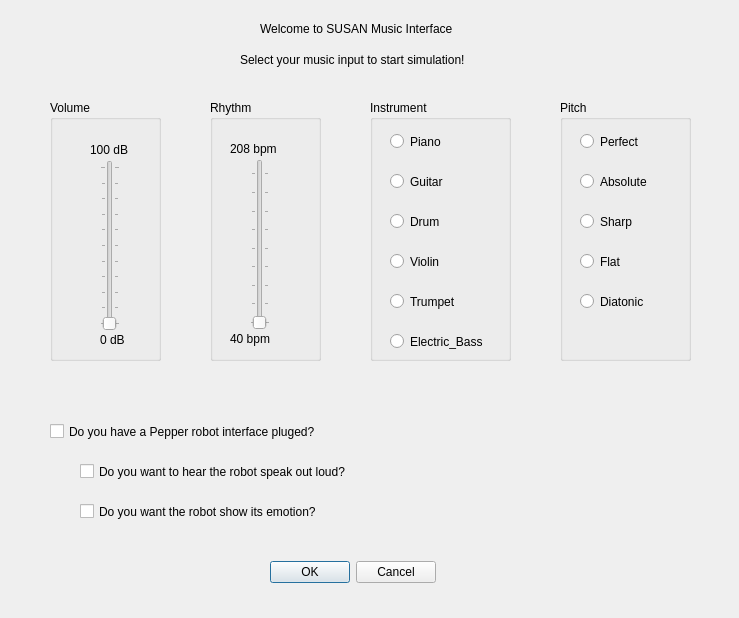
<?xml version="1.0" encoding="UTF-8"?>
<ui version="4.0">
 <class>MainWindows</class>
 <widget class="QMainWindow" name="MainWindows">
  <property name="geometry">
   <rect>
    <x>0</x>
    <y>0</y>
    <width>739</width>
    <height>618</height>
   </rect>
  </property>
  <property name="windowTitle">
   <string>S.U.S.A.N. Interface</string>
  </property>
  <widget class="QWidget" name="centralwidget">
   <widget class="QDialogButtonBox" name="buttonBox">
    <property name="geometry">
     <rect>
      <x>270</x>
      <y>560</y>
      <width>166</width>
      <height>25</height>
     </rect>
    </property>
    <property name="standardButtons">
     <set>QDialogButtonBox::Cancel|QDialogButtonBox::Ok</set>
    </property>
   </widget>
   <widget class="QGroupBox" name="box_instrument">
    <property name="geometry">
     <rect>
      <x>370</x>
      <y>100</y>
      <width>141</width>
      <height>261</height>
     </rect>
    </property>
    <property name="title">
     <string>Instrument</string>
    </property>
    <property name="flat">
     <bool>false</bool>
    </property>
    <property name="checkable">
     <bool>false</bool>
    </property>
    <widget class="QRadioButton" name="piano_button">
     <property name="geometry">
      <rect>
       <x>20</x>
       <y>30</y>
       <width>112</width>
       <height>23</height>
      </rect>
     </property>
     <property name="text">
      <string>Piano</string>
     </property>
    </widget>
    <widget class="QRadioButton" name="guitar_button">
     <property name="geometry">
      <rect>
       <x>20</x>
       <y>70</y>
       <width>112</width>
       <height>23</height>
      </rect>
     </property>
     <property name="text">
      <string>Guitar</string>
     </property>
    </widget>
    <widget class="QRadioButton" name="drum_button">
     <property name="geometry">
      <rect>
       <x>20</x>
       <y>110</y>
       <width>112</width>
       <height>23</height>
      </rect>
     </property>
     <property name="text">
      <string>Drum</string>
     </property>
    </widget>
    <widget class="QRadioButton" name="violin_button">
     <property name="geometry">
      <rect>
       <x>20</x>
       <y>150</y>
       <width>112</width>
       <height>23</height>
      </rect>
     </property>
     <property name="text">
      <string>Violin</string>
     </property>
    </widget>
    <widget class="QRadioButton" name="trumpet_button">
     <property name="geometry">
      <rect>
       <x>20</x>
       <y>190</y>
       <width>112</width>
       <height>23</height>
      </rect>
     </property>
     <property name="text">
      <string>Trumpet</string>
     </property>
    </widget>
    <widget class="QRadioButton" name="electric_button">
     <property name="geometry">
      <rect>
       <x>20</x>
       <y>230</y>
       <width>112</width>
       <height>23</height>
      </rect>
     </property>
     <property name="text">
      <string>Electric_Bass</string>
     </property>
    </widget>
   </widget>
   <widget class="QGroupBox" name="box_pitch">
    <property name="geometry">
     <rect>
      <x>560</x>
      <y>100</y>
      <width>131</width>
      <height>261</height>
     </rect>
    </property>
    <property name="title">
     <string>Pitch</string>
    </property>
    <property name="flat">
     <bool>false</bool>
    </property>
    <property name="checkable">
     <bool>false</bool>
    </property>
    <widget class="QRadioButton" name="perfect_button">
     <property name="geometry">
      <rect>
       <x>20</x>
       <y>30</y>
       <width>112</width>
       <height>23</height>
      </rect>
     </property>
     <property name="text">
      <string>Perfect</string>
     </property>
    </widget>
    <widget class="QRadioButton" name="absolute_button">
     <property name="geometry">
      <rect>
       <x>20</x>
       <y>70</y>
       <width>112</width>
       <height>23</height>
      </rect>
     </property>
     <property name="text">
      <string>Absolute</string>
     </property>
    </widget>
    <widget class="QRadioButton" name="sharp_button">
     <property name="geometry">
      <rect>
       <x>20</x>
       <y>110</y>
       <width>112</width>
       <height>23</height>
      </rect>
     </property>
     <property name="text">
      <string>Sharp</string>
     </property>
    </widget>
    <widget class="QRadioButton" name="flat_button">
     <property name="geometry">
      <rect>
       <x>20</x>
       <y>150</y>
       <width>112</width>
       <height>23</height>
      </rect>
     </property>
     <property name="text">
      <string>Flat</string>
     </property>
    </widget>
    <widget class="QRadioButton" name="diatonic_button">
     <property name="geometry">
      <rect>
       <x>20</x>
       <y>190</y>
       <width>112</width>
       <height>23</height>
      </rect>
     </property>
     <property name="text">
      <string>Diatonic</string>
     </property>
    </widget>
   </widget>
   <widget class="QGroupBox" name="box_rhythm">
    <property name="geometry">
     <rect>
      <x>210</x>
      <y>100</y>
      <width>111</width>
      <height>261</height>
     </rect>
    </property>
    <property name="title">
     <string>Rhythm</string>
    </property>
    <widget class="QLabel" name="max_bpm">
     <property name="geometry">
      <rect>
       <x>20</x>
       <y>40</y>
       <width>81</width>
       <height>17</height>
      </rect>
     </property>
     <property name="text">
      <string>208 bpm</string>
     </property>
    </widget>
    <widget class="QSlider" name="rhythm_slicer">
     <property name="geometry">
      <rect>
       <x>40</x>
       <y>59</y>
       <width>20</width>
       <height>171</height>
      </rect>
     </property>
     <property name="minimum">
      <number>40</number>
     </property>
     <property name="maximum">
      <number>208</number>
     </property>
     <property name="orientation">
      <enum>Qt::Vertical</enum>
     </property>
     <property name="tickPosition">
      <enum>QSlider::TicksBothSides</enum>
     </property>
     <property name="tickInterval">
      <number>20</number>
     </property>
    </widget>
    <widget class="QLabel" name="min_bpm">
     <property name="geometry">
      <rect>
       <x>20</x>
       <y>230</y>
       <width>71</width>
       <height>17</height>
      </rect>
     </property>
     <property name="text">
      <string>40 bpm</string>
     </property>
    </widget>
   </widget>
   <widget class="QGroupBox" name="box_volume">
    <property name="geometry">
     <rect>
      <x>50</x>
      <y>100</y>
      <width>111</width>
      <height>261</height>
     </rect>
    </property>
    <property name="title">
     <string>Volume</string>
    </property>
    <widget class="QLabel" name="min_volume">
     <property name="geometry">
      <rect>
       <x>50</x>
       <y>230</y>
       <width>51</width>
       <height>20</height>
      </rect>
     </property>
     <property name="text">
      <string>0 dB</string>
     </property>
    </widget>
    <widget class="QLabel" name="max_volume">
     <property name="geometry">
      <rect>
       <x>40</x>
       <y>40</y>
       <width>111</width>
       <height>20</height>
      </rect>
     </property>
     <property name="text">
      <string>100 dB</string>
     </property>
    </widget>
    <widget class="QSlider" name="volume_slicer">
     <property name="geometry">
      <rect>
       <x>50</x>
       <y>60</y>
       <width>20</width>
       <height>171</height>
      </rect>
     </property>
     <property name="maximum">
      <number>100</number>
     </property>
     <property name="value">
      <number>0</number>
     </property>
     <property name="orientation">
      <enum>Qt::Vertical</enum>
     </property>
     <property name="invertedAppearance">
      <bool>false</bool>
     </property>
     <property name="invertedControls">
      <bool>false</bool>
     </property>
     <property name="tickPosition">
      <enum>QSlider::TicksBothSides</enum>
     </property>
     <property name="tickInterval">
      <number>10</number>
     </property>
    </widget>
   </widget>
   <widget class="QLabel" name="label">
    <property name="geometry">
     <rect>
      <x>260</x>
      <y>20</y>
      <width>271</width>
      <height>17</height>
     </rect>
    </property>
    <property name="text">
     <string>Welcome to SUSAN Music Interface</string>
    </property>
   </widget>
   <widget class="QLabel" name="label_2">
    <property name="geometry">
     <rect>
      <x>240</x>
      <y>50</y>
      <width>311</width>
      <height>20</height>
     </rect>
    </property>
    <property name="text">
     <string>Select your music input to start simulation!</string>
    </property>
   </widget>
   <widget class="QCheckBox" name="check_speak">
    <property name="geometry">
     <rect>
      <x>80</x>
      <y>460</y>
      <width>501</width>
      <height>23</height>
     </rect>
    </property>
    <property name="text">
     <string>Do you want to hear the robot speak out loud?</string>
    </property>
   </widget>
   <widget class="QCheckBox" name="check_emotion">
    <property name="geometry">
     <rect>
      <x>80</x>
      <y>500</y>
      <width>501</width>
      <height>23</height>
     </rect>
    </property>
    <property name="text">
     <string>Do you want the robot show its emotion?</string>
    </property>
   </widget>
   <widget class="QCheckBox" name="check_robot">
    <property name="geometry">
     <rect>
      <x>50</x>
      <y>420</y>
      <width>501</width>
      <height>23</height>
     </rect>
    </property>
    <property name="text">
     <string>Do you have a Pepper robot interface pluged?</string>
    </property>
   </widget>
   <zorder>box_instrument</zorder>
   <zorder>buttonBox</zorder>
   <zorder>box_pitch</zorder>
   <zorder>box_rhythm</zorder>
   <zorder>box_volume</zorder>
   <zorder>label</zorder>
   <zorder>label_2</zorder>
   <zorder>check_speak</zorder>
   <zorder>check_emotion</zorder>
   <zorder>check_robot</zorder>
  </widget>
 </widget>
 <resources/>
 <connections/>
</ui>
